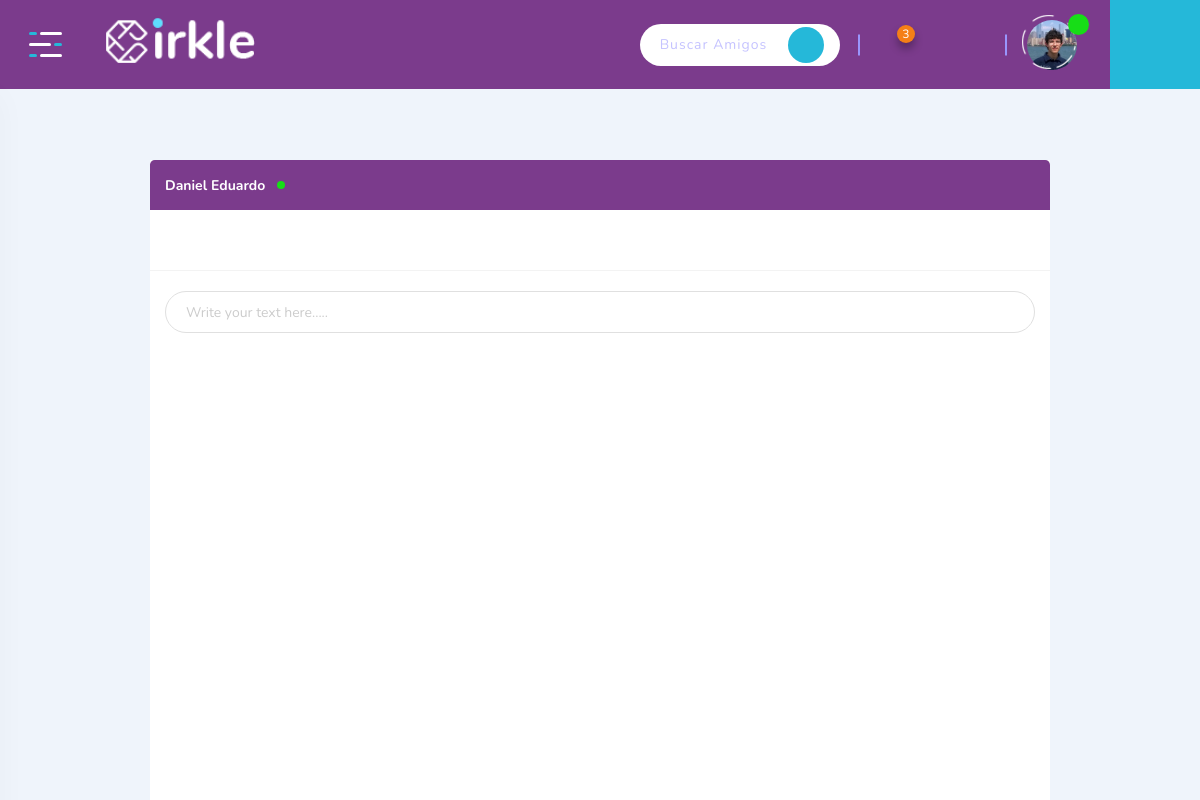
Page /mensajes/JTAMAYO/dbernaln (signed in) on the earlier database version.
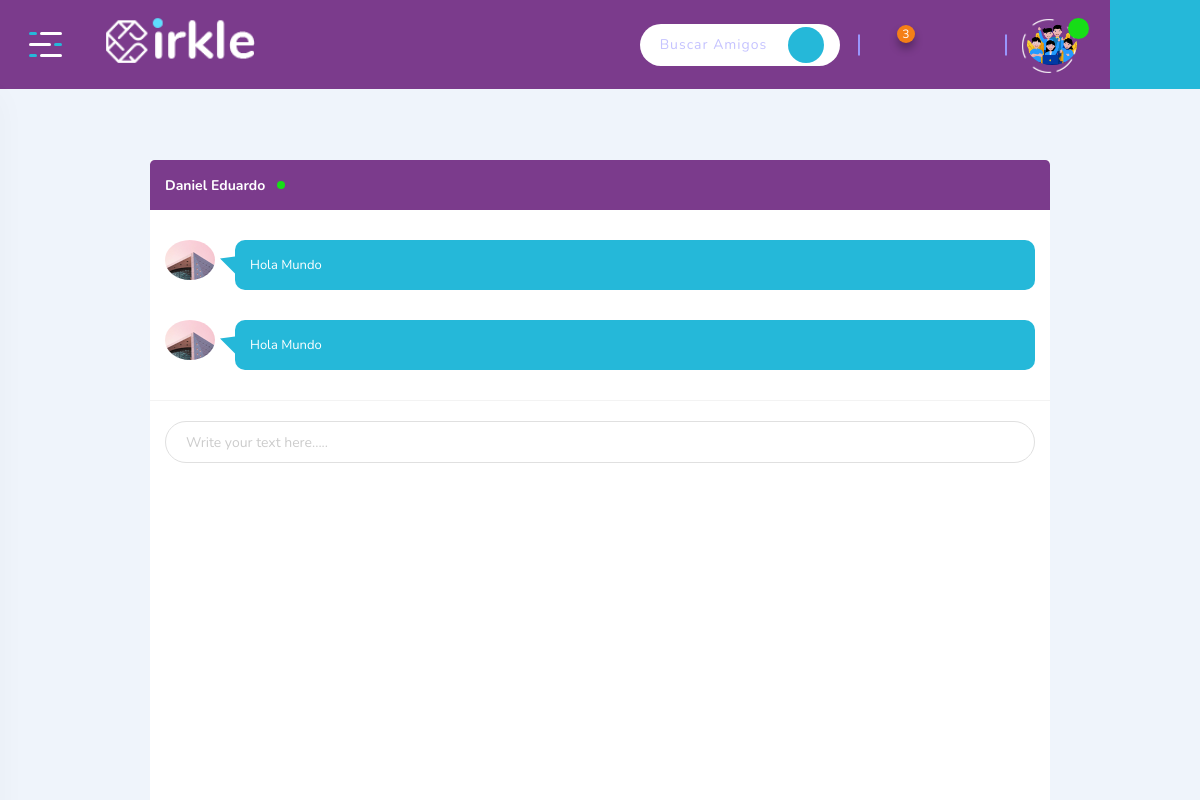
Same page on the later database version.
### tables this page shows
CREATE TABLE Usuario (ID_Usuario INTEGER PRIMARY KEY AUTOINCREMENT NOT NULL, Usuario VARCHAR NOT NULL UNIQUE, Contrasena VARCHAR NOT NULL, Rol INT CHECK (Rol = 0 or Rol = 1 or Rol = 2) NOT NULL, Estado INT CHECK (Estado = 0 or Estado = 1) NOT NULL, Nombres VARCHAR NOT NULL, Apellidos VARCHAR NOT NULL, Genero INT CHECK (Genero = 0 or Genero = 1 or Genero = 2) NOT NULL, Email VARCHAR NOT NULL UNIQUE, Ubicacion VARCHAR NOT NULL, Foto VARCHAR, Telefono INT NOT NULL, Fecha_Nacimiento DATE NOT NULL, Estado_Civil INT NOT NULL CHECK (Estado_Civil = 1 or Estado_Civil = 2 or Estado_Civil = 3 or Estado_Civil = 4 or Estado_Civil = 5), Fecha DATE NOT NULL DEFAULT (CURRENT_TIMESTAMP), Privacidad INT NOT NULL CHECK (Privacidad = 1 or Privacidad = 2));

CREATE TABLE Mensajes_Privados (ID_Mensaje INTEGER PRIMARY KEY AUTOINCREMENT NOT NULL, ID_Remitente INT REFERENCES Usuario (ID_Usuario) NOT NULL, ID_Destinatario INT REFERENCES Usuario (ID_Usuario) NOT NULL, Mensaje VARCHAR NOT NULL, Fecha_Mensaje DATETIME NOT NULL DEFAULT (CURRENT_TIMESTAMP));

### app.py (the view)
@app.route('/mensajes/<user>/<recept>', methods=['GET', 'POST'])
def busqueda_msg(user, recept):
  dbUsuario = db.getUser(user)
  usuarios = db.getAmigos(dbUsuario['ID_Usuario'])
  rece = db.getUser(recept)
  mensajes = db.getMensaje(dbUsuario['ID_Usuario'], rece['ID_Usuario'])
  if request.method == "POST":
    mensaje = request.form['mensaje']
    db.addMensaje(dbUsuario['ID_Usuario'], rece['ID_Usuario'], mensaje )
    mensajes = db.getMensaje(dbUsuario['ID_Usuario'], rece['ID_Usuario'])
    return render_template('mensajes.html', usuario=dbUsuario, receptor=rece, mensajes=mensajes,  usuarios = usuarios)
  else:
    return render_template('mensajes.html', usuario=dbUsuario, receptor=rece, mensajes=mensajes,  usuarios = usuarios)

### app.py (called while the page is built)
@app.before_request
def antes_de_cada_peticion():
    ruta = request.path
    if not 'usuario' in session and ruta != "/" and ruta != "/admin-login" and ruta != "/logout" and not ruta.startswith("/static"):
        flash("Inicia sesión para continuar")
        return redirect("/")

### db.py (called while the page is built)
def conectar():
    dbname= 'socialrhea.db'
    conn= sqlite3.connect(dbname)
    return conn

def getUser(user):
    conn= conectar()
    try:
      conn.row_factory = sqlite3.Row
      sql = 'SELECT * FROM Usuario WHERE Usuario = ?'
      cursor = conn.execute(sql, (user,))
      resultados = (cursor.fetchone())
      cursor.close()
      conn.close()
      if not resultados:
        return False
      else:
        return resultados
    except Error as e:
      print(f"error in getUser() : {str(e)}"  )

### templates/mensajes.html (shortened to what this page needs)
{% extends 'base.html' %}
{% block contenido %}
        <div class="page-content">
            <div class="container">
              <div class="chat-conversion-box" id="chat-box-modal" tabindex="-1" aria-labelledby="chat-modal-label" aria-hidden="false">
                <div class="chat">
                    <div class="chat-content">
                        <div class="modal-header">
                            <h6 class="modal-title" id="chat-modal-label">{{ receptor.Nombres}} <span class="online"></span></h6>
                        </div>
                        <div class="modal-body">
                            <ul class="chat-conversion">
                              {% for mensaje in mensajes %}
                              {% if mensaje.ID_Remitente == usuario.ID_Usuario %}
                                <li class="chat-you">
                                    <div class="author-img">
                                        <img src="/static/uploads/imgusuarios/{{ usuario.Foto }}" width="50" height="50" alt="{{ usuario.Nombres }}">
                                    </div>
                                    <div class="author-text">
                                        <span>{{ mensaje.Mensaje }}</span>
                                    </div>
                                </li>
                              {% else %}
                                <li class="chat-others">
                                    <div class="author-img">
                                        <img src="/static/uploads/imgusuarios/{{ receptor.Foto }}" width="50" height="50" alt="{{ receptor.Nombres }}">
                                    </div>
                                    <div class="author-text">
                                        <span>{{ mensaje.Mensaje }}</span>
                                    </div>
                                </li>
                                {% endif %}
                                {% endfor %}
                            </ul>
                        </div>
                        <div class="modal-footer">
                            <form action="/mensajes/{{usuario.Usuario}}/{{receptor.Usuario}}" method="POST">
                                <div class="form-group">
                                    <input type="text" name="mensaje" class="form-control" placeholder="Write your text here....." required>
                                    <div class="chat-plus-icon"><i class="icofont-plus-circle"></i></div>
                                </div>
                            </form>
                        </div>
                    </div>
                </div>
            </div>
            </div>
        </div>
        {% endblock %}

### templates/base.html (shortened to what the changed rows need)
<!DOCTYPE html>
<html class="no-js" lang="">
<head>
    <link rel="stylesheet" href="https://maxcdn.bootstrapcdn.com/bootstrap/4.0.0/css/bootstrap.min.css">
    <link rel="stylesheet" href="{{ url_for('static', filename='css/app.css' ) }}">
    <link rel="stylesheet" href="{{ url_for('static', filename='assets/icofont/icofont.min.css' ) }}">
</head>
<body class="bg-link-water">
    <div id="wrapper" class="wrapper">
        <header class="fixed-header">
            <div class="header-menu">
                <div class="navbar">
                    <div class="nav-item header-control">
                        <div class="inline-item">
                            <div class="dropdown dropdown-admin">
                                <a href="/profile/{{ usuario.Usuario }}" class="dropdown-toggle"></button>
                                    <span class="media">
                                        <span class="item-img">
                                            <img src="/static/uploads/imgusuarios/{{usuario.Foto }}" width="50" height="50" alt="{{ usuario.Nombre }}">
                                            <span class="acc-verified"><i class="icofont-check"></i></span>
                                        </span>
                                    </span>
                                  </a>
                            </div>
                        </div>
                    </div>
                </div>
            </div>
        </header>
        {% block contenido %}
        {% endblock %}
  </div>
</body>
</html>

Differences in the rows shown:
changed Usuario (number 1 of 2 on the later page): Foto: a different picture
added Mensajes_Privados: Foto (picture), Mensaje "Hola Mundo"
added Mensajes_Privados: Foto (picture), Mensaje "Hola Mundo"
